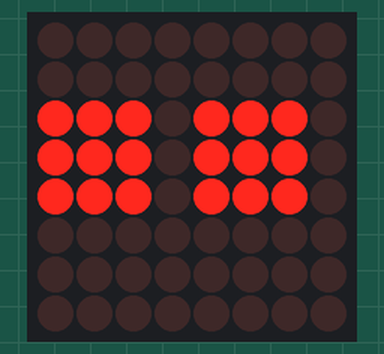
Recording of a sketch running on a simulated Arduino Uno, built with avr-gcc and run on an emulated ATmega328P. Parts: 8×8 LED matrix.

Above: at 0.2 s.
At 1.8 s:
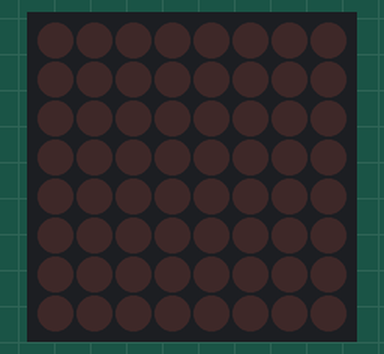
At 2.42 s:
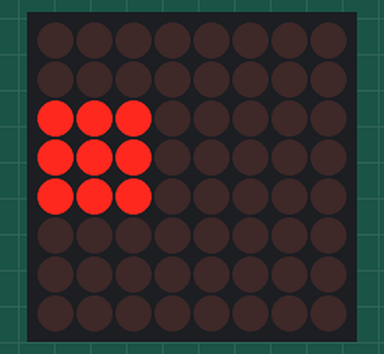

Measured:
- by itself, everything shown: repeats every 2.4 s, in 4 steps
- what the display in image 0 shows lasts 1.4 s, from 0.2 s to 1.6 s
- what the display in image 1 shows lasts 0.6 s, from 1.8 s to 2.4 s

The sketch:

Dots.ino
```cpp
//We always have to include the library
#include "LedControl.h"

/*
 Now we need a LedControl to work with.
 ***** These pin numbers will probably not work with your hardware *****
 pin 12 is connected to the DataIn
 pin 11 is connected to the CLK
 pin 10 is connected to LOAD
 ***** Please set the number of devices you have *****
 But the maximum default of 8 MAX72XX wil also work.
 */
LedControl lc=LedControl(12,11,10,1);

int dotsR=2;
long dotsdelay=150;
/*
 This time we have more than one device.
 But all of them have to be initialized
 individually.
 */
void setup() {
  //we have already set the number of devices when we created the LedControl
  int devices=lc.getDeviceCount();
  //we have to init all devices in a loop
  for(int address=0;address<devices;address++) {
    /*The MAX72XX is in power-saving mode on startup*/
    lc.shutdown(address,false);
    /* Set the brightness to a medium values */
    lc.setIntensity(address,3);
    /* and clear the display */
    lc.clearDisplay(address);
  }
}

void loop()
{
  while (dotsR<=4)
  {
    lc.setRow(0,dotsR,B11100000);
    lc.setRow(4,dotsR,B00000111);
    dotsR++;
  }
  dotsR=2;
  delay(dotsdelay);
  while (dotsR<=4)
  {
    lc.setRow(0,dotsR,B11101110);
    lc.setRow(4,dotsR,B01110111);
    dotsR++;
  }
  dotsR=2;
  delay(dotsdelay);
  while (dotsR<=4)
  {
    lc.setRow(1,dotsR,B11100000);
    lc.setRow(3,dotsR,B00000111);
    dotsR++;
  }
  dotsR=2;
  delay(dotsdelay);
  while (dotsR<=4)
  {
    lc.setRow(1,dotsR,B11101110);
    lc.setRow(3,dotsR,B01110111);
    dotsR++;
  }
  dotsR=2;
  delay(dotsdelay);
  while (dotsR<=4)
  {
    lc.setRow(2,dotsR,B11100111);
    dotsR++;
  }
  dotsR=2;
  delay(1000);
  //
  while (dotsR<=4)
  {
    lc.setRow(0,dotsR,B00001110);
    lc.setRow(4,dotsR,B01110000);
    dotsR++;
  }
  dotsR=2;
  delay(dotsdelay);
  while (dotsR<=4)
  {
    lc.setRow(0,dotsR,B00000000);
    lc.setRow(4,dotsR,B00000000);
    dotsR++;
  }
  dotsR=2;
  delay(dotsdelay);
  while (dotsR<=4)
  {
    lc.setRow(1,dotsR,B00001110);
    lc.setRow(3,dotsR,B01110000);
    dotsR++;
  }
  dotsR=2;
  delay(dotsdelay);
  while (dotsR<=4)
  {
    lc.setRow(1,dotsR,B00000000);
    lc.setRow(3,dotsR,B00000000);
    dotsR++;
  }
  dotsR=2;
  delay(dotsdelay);
  while (dotsR<=4)
  {
    lc.setRow(2,dotsR,B00000000);
    dotsR++;
  }
  dotsR=2;
  delay(dotsdelay);
}
```
